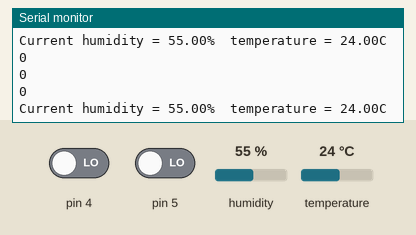
Bench run of a sketch on a simulated Arduino Uno, built with avr-gcc and run on an emulated ATmega328P. Shown: the last lines printed to the serial monitor. Inputs (shaded band) come from the test bench; at power-on: humidity 55 %, pin 4 LOW, temperature 24 °C, pin 5 LOW.

Above: at 1.2 s.
1.3 s: humidity set to 22 %
At 1.38 s:
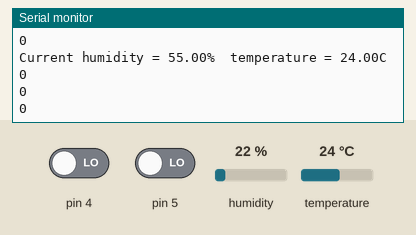
2.8 s: pin 4 driven HIGH
4.3 s: temperature set to 12 °C
At 4.37 s:
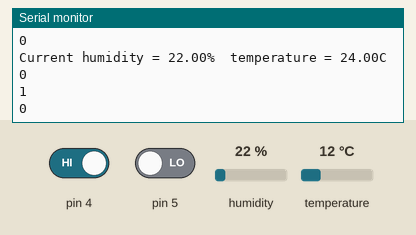
5.8 s: humidity set to 40 %
At 6.61 s:
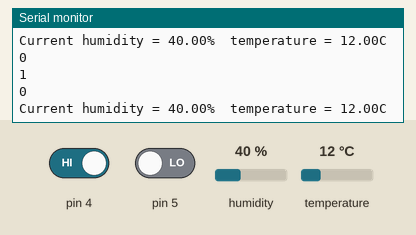
Timing chart, 0 to 8.3 s (numbered marks = the images above; inputs shaded):
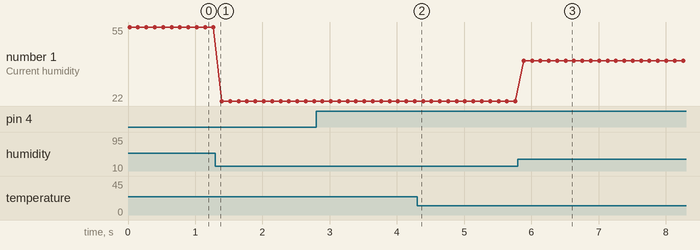

The sketch:

home_automation_nodemcu.ino
```cpp
//temperature and humidity sensor
#include "DHT.h"
#define dht_apin A0 // Analog Pin sensor is connected to
dht DHT;

void setup() {
  // put your setup code here, to run once:

  //ultrasonic sensor
  pinMode(0, INPUT);

  //flame sensor
  pinMode(4, INPUT);

  //gas sensor
  pinMode(5, INPUT);

  Serial.begin(115200);
}

void loop() {
  // put your main code here, to run repeatedly:
  //ultrasonic sensor
  Serial.println(digitalRead(0));
  if(digitalRead(0)==1){
    //call intermediate code
    }

  //flame sensor
  Serial.println(digitalRead(4));
  if(digitalRead(4)==1){
    //call intermediate code
    }

  //gas sensor
  Serial.println(digitalRead(5));
  if(digitalRead(5)==1){
    //call intermediate code
    }

  //temperature and humidity sensor
  DHT.read11(dht_apin);
  Serial.print("Current humidity = ");
  Serial.print(DHT.humidity);
  Serial.print("%  ");
  Serial.print("temperature = ");
  Serial.print(DHT.temperature);
  Serial.println("C  ");

  delay(100);

}
```

Measured:
- after the input at 5.8 s, the serial monitor: prints a new line after 0.09 s (image 3)
- plotted number 1: 55 → 22 after the input at 1.3 s, 22 → 40 after the input at 5.8 s
